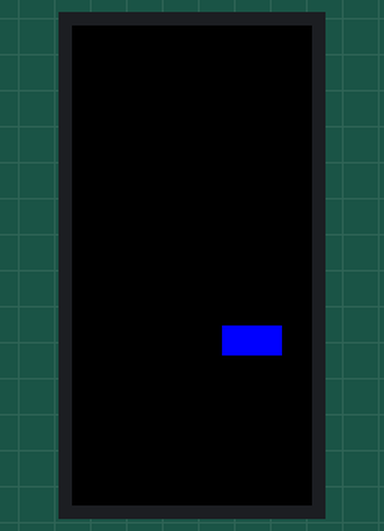
This sketch was run on a simulated ESP32. Shown: 80×160 colour display.

Above: at 0.2 s.

The sketch:

lcd_m5stickc_10.ino
```cpp
#include <M5StickC.h>

void setup() {
  M5.begin();
  M5.Lcd.fillRect(50, 100, 20, 10, BLUE);
}
void loop() {}
```
